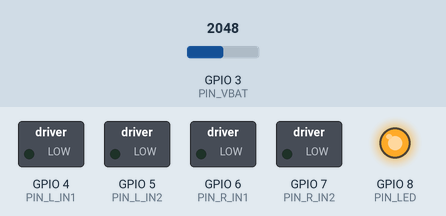
Simulated run of this sketch. Board: ESP32-C3. Parts: switched loads named in the sketch (green lamp = pin HIGH), output pins drawn as LEDs (lit = HIGH). Inputs (shaded band) come from the test bench; at power-on: GPIO 3 (PIN_VBAT) = 2048. Nothing arrives over Bluetooth unless stated; a phone connects over Bluetooth LE 3 s after start.

Above: at 0.1 s.
At 3.1 s:
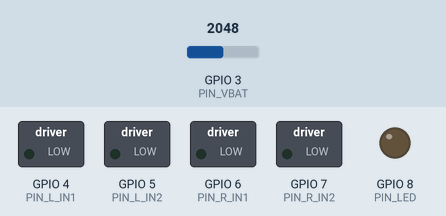
Timing chart, 0 to 4.6 s (numbered marks = the images above):
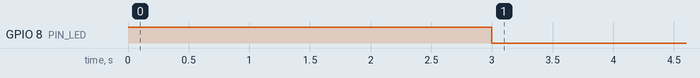

Measured:
- by itself, GPIO 8 (PIN_LED): HIGH → LOW at 3.0 s

The sketch:

micro_esp32c3.ino
```cpp
/*
 * «Микро» — двухвальный катер 350–450 мм без руля.
 * Плата: ESP32-C3 SuperMini. Драйвер: MX1508. Моторы: 2 × N20 (6 В, 1:10).
 * Питание: 1 × 18650 через плату защиты TP4056.
 *
 * Связь: Bluetooth LE, сервис Nordic UART (NUS). Протокол — текстовые
 * строки, завершаются '\n' (см. страницу «Электроника и прошивка»):
 *   "T<левый>,<правый>\n"  — тяга валов, каждая −100…100 (проценты);
 *   "S\n"                  — немедленный стоп;
 * телеметрия от лодки: "V<милливольты батареи>\n" раз в 2 с.
 *
 * Защиты: failsafe (нет команд 1000 мс — стоп), плавный разгон (slew rate),
 * ограничение тяги при разряде батареи ниже порога.
 *
 * Среда: Arduino IDE + ядро esp32 (Espressif), плата «ESP32C3 Dev Module»,
 * USB CDC On Boot: Enabled. Используются только штатные средства ядра:
 * библиотека BLE из комплекта ядра, analogWrite (ШИМ через LEDC),
 * analogReadMilliVolts (калиброванный АЦП).
 */

#include <BLEDevice.h>
#include <BLEServer.h>
#include <BLEUtils.h>
#include <BLE2902.h>

/* ---------- выводы (без страповых GPIO2/8/9 платы C3) ---------- */
const int PIN_L_IN1 = 4;   // MX1508 IN1 — левый мотор, «вперёд»
const int PIN_L_IN2 = 5;   // MX1508 IN2 — левый мотор, «назад»
const int PIN_R_IN1 = 6;   // MX1508 IN3 — правый мотор, «вперёд»
const int PIN_R_IN2 = 7;   // MX1508 IN4 — правый мотор, «назад»
const int PIN_VBAT  = 3;   // делитель 100к/100к от плюса батареи (АЦП)
const int PIN_LED   = 8;   // светодиод платы (активный уровень — LOW)

/* ---------- настройки ---------- */
const unsigned long FAILSAFE_MS  = 1000; // нет команд дольше — стоп
const unsigned long TICK_MS      = 20;   // период цикла управления
const unsigned long VBAT_MS      = 2000; // период телеметрии напряжения
const int  SLEW_STEP    = 8;    // прирост ШИМ за такт (0…255): разгон ~0,6 с
const int  VBAT_LOW_MV  = 3300; // ниже — ограничить тягу (Li-ion почти пуст)
const int  VBAT_OK_MV   = 3450; // выше — снять ограничение (гистерезис)
const int  LOW_CAP_PCT  = 40;   // потолок тяги на разряженной батарее, %

/* ---------- UUID Nordic UART Service ---------- */
#define NUS_SERVICE "6e400001-b5a3-f393-e0a9-e50e24dcca9e"
#define NUS_RX      "6e400002-b5a3-f393-e0a9-e50e24dcca9e" // телефон -> лодка
#define NUS_TX      "6e400003-b5a3-f393-e0a9-e50e24dcca9e" // лодка -> телефон

/* ---------- состояние ---------- */
BLECharacteristic *txChar = nullptr;
volatile bool connected = false;

int tgtL = 0, tgtR = 0;    // желаемая тяга, −100…100
int curL = 0, curR = 0;    // текущий ШИМ со знаком, −255…255
bool lowBatt = false;
unsigned long lastCmdMs = 0, lastTickMs = 0, lastVbatMs = 0;

char lineBuf[32];
size_t lineLen = 0;

/* ---------- разбор строки протокола ---------- */
int clampPct(long v) {
  if (v < -100) return -100;
  if (v > 100) return 100;
  return (int)v;
}

void handleLine(const char *s) {
  if (s[0] == 'S') {                 // стоп
    tgtL = 0; tgtR = 0;
    lastCmdMs = millis();
    return;
  }
  if (s[0] == 'T') {                 // T<левый>,<правый>
    char *end = nullptr;
    long a = strtol(s + 1, &end, 10);
    if (end == s + 1 || *end != ',') return;   // повреждённая строка
    char *end2 = nullptr;
    long b = strtol(end + 1, &end2, 10);
    if (end2 == end + 1) return;
    tgtL = clampPct(a);
    tgtR = clampPct(b);
    lastCmdMs = millis();
  }
}

void feedByte(char c) {              // накапливаем строку до '\n'
  if (c == '\n' || c == '\r') {
    if (lineLen > 0) {
      lineBuf[lineLen] = '\0';
      handleLine(lineBuf);
      lineLen = 0;
    }
    return;
  }
  if (lineLen < sizeof(lineBuf) - 1) lineBuf[lineLen++] = c;
  else lineLen = 0;                  // переполнение — строку отбрасываем
}

/* ---------- BLE-обработчики ---------- */
class ServerCB : public BLEServerCallbacks {
  void onConnect(BLEServer *) override {
    connected = true;
    digitalWrite(PIN_LED, LOW);      // светодиод горит — связь есть
  }
  void onDisconnect(BLEServer *srv) override {
    connected = false;
    tgtL = 0; tgtR = 0;              // обрыв связи — стоп
    digitalWrite(PIN_LED, HIGH);
    srv->startAdvertising();         // снова видимы для подключения
  }
};

class RxCB : public BLECharacteristicCallbacks {
  void onWrite(BLECharacteristic *ch) override {
    const uint8_t *d = ch->getData();
    size_t n = ch->getLength();
    for (size_t i = 0; i < n; i++) feedByte((char)d[i]);
  }
};

/* ---------- моторы ---------- */
/* Один канал MX1508: вперёд — ШИМ на IN1, ноль на IN2; назад — наоборот. */
void applyMotor(int pin1, int pin2, int pwm) {
  if (pwm >= 0) {
    analogWrite(pin2, 0);
    analogWrite(pin1, pwm);
  } else {
    analogWrite(pin1, 0);
    analogWrite(pin2, -pwm);
  }
}

/* шаг плавного разгона: current тянется к target не быстрее SLEW_STEP */
int slew(int current, int target) {
  if (current < target) {
    current += SLEW_STEP;
    if (current > target) current = target;
  } else if (current > target) {
    current -= SLEW_STEP;
    if (current < target) current = target;
  }
  return current;
}

/* ---------- батарея ---------- */
int readBatteryMv() {
  // делитель 100к/100к: на выводе — половина напряжения батареи
  long mv = 0;
  for (int i = 0; i < 4; i++) mv += analogReadMilliVolts(PIN_VBAT);
  return (int)(mv / 4 * 2);
}

void setup() {
  pinMode(PIN_LED, OUTPUT);
  digitalWrite(PIN_LED, HIGH);
  pinMode(PIN_L_IN1, OUTPUT); pinMode(PIN_L_IN2, OUTPUT);
  pinMode(PIN_R_IN1, OUTPUT); pinMode(PIN_R_IN2, OUTPUT);
  applyMotor(PIN_L_IN1, PIN_L_IN2, 0);
  applyMotor(PIN_R_IN1, PIN_R_IN2, 0);

  Serial.begin(115200);              // отладка по USB (не обязательна)

  BLEDevice::init("ModelBoat-Micro");
  BLEServer *server = BLEDevice::createServer();
  server->setCallbacks(new ServerCB());

  BLEService *svc = server->createService(NUS_SERVICE);
  txChar = svc->createCharacteristic(NUS_TX, BLECharacteristic::PROPERTY_NOTIFY);
  txChar->addDescriptor(new BLE2902());
  BLECharacteristic *rxChar = svc->createCharacteristic(
    NUS_RX,
    BLECharacteristic::PROPERTY_WRITE | BLECharacteristic::PROPERTY_WRITE_NR);
  rxChar->setCallbacks(new RxCB());
  svc->start();

  BLEAdvertising *adv = BLEDevice::getAdvertising();
  adv->addServiceUUID(NUS_SERVICE);  // пульт фильтрует устройства по NUS
  adv->setScanResponse(true);
  BLEDevice::startAdvertising();

  lastCmdMs = millis();
}

void loop() {
  unsigned long now = millis();

  /* failsafe: команд нет дольше секунды — глушим моторы */
  if (now - lastCmdMs > FAILSAFE_MS) { tgtL = 0; tgtR = 0; }

  /* телеметрия и контроль разряда */
  if (now - lastVbatMs >= VBAT_MS) {
    lastVbatMs = now;
    int mv = readBatteryMv();
    if (mv < VBAT_LOW_MV) lowBatt = true;
    else if (mv > VBAT_OK_MV) lowBatt = false;
    if (connected && txChar) {
      char msg[16];
      snprintf(msg, sizeof(msg), "V%d\n", mv);
      txChar->setValue((uint8_t *)msg, strlen(msg));
      txChar->notify();
    }
  }

  /* цикл управления с плавным разгоном */
  if (now - lastTickMs >= TICK_MS) {
    lastTickMs = now;
    int cap = lowBatt ? LOW_CAP_PCT : 100;     // потолок тяги, %
    int wantL = constrain(tgtL, -cap, cap) * 255 / 100;
    int wantR = constrain(tgtR, -cap, cap) * 255 / 100;
    curL = slew(curL, wantL);
    curR = slew(curR, wantR);
    applyMotor(PIN_L_IN1, PIN_L_IN2, curL);
    applyMotor(PIN_R_IN1, PIN_R_IN2, curR);
  }
}
```
